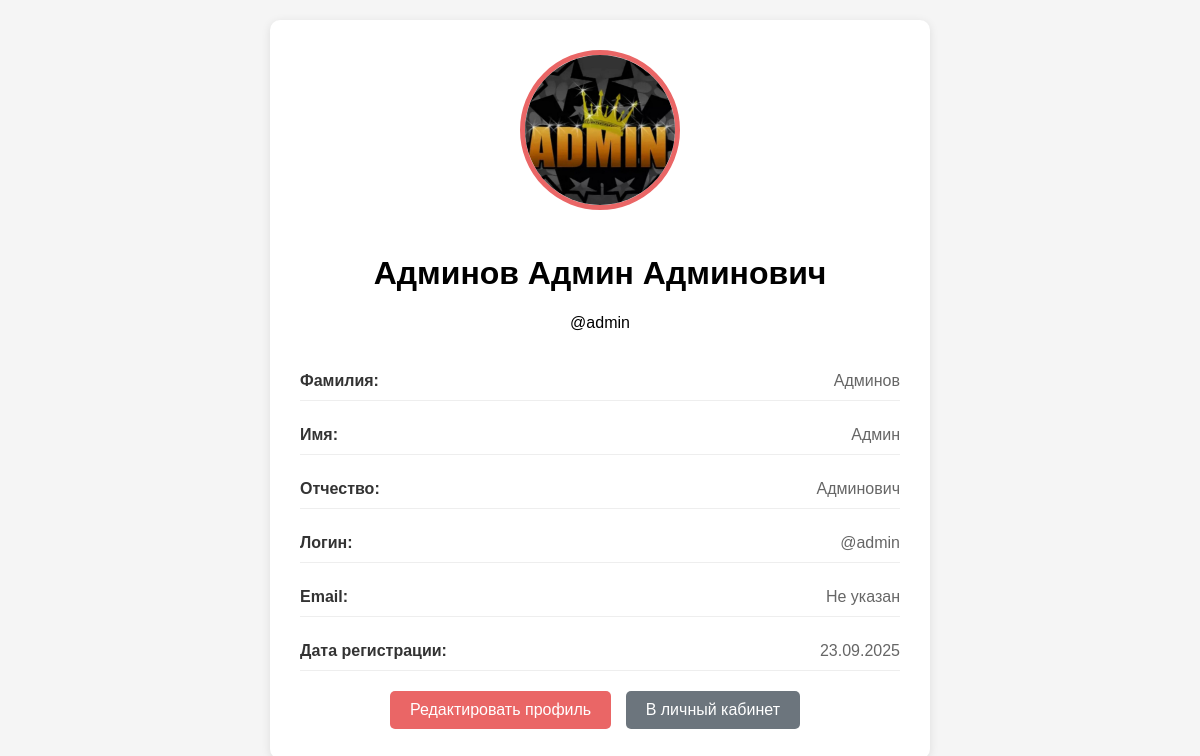
Page /accounts/profile/ (signed in) on the committed database.
### accounts/models.py (models this page shows, shortened)
class CustomUser(AbstractUser):
    patronymic = models.CharField('Отчество', max_length=150, blank=True)
    avatar = models.ImageField(
        'Аватар',
        upload_to=user_avatar_path,
        default='users/default_avatar.svg'
    )
    class Meta:
        verbose_name = 'Пользователь'
        verbose_name_plural = 'Пользователи'
    def get_full_name(self):
        full_name = f"{self.last_name} {self.first_name}"
        if self.patronymic:
            full_name += f" {self.patronymic}"
        return full_name.strip()

### accounts/views.py (the view)
# urls.py: path('profile/', ProfileView.as_view(), name='profile'),
class ProfileView(LoginRequiredMixin, DetailView):
    model = CustomUser
    template_name = 'users/profile.html'
    context_object_name = 'user_profile'
    def get_object(self):
        return self.request.user

### templates/users/profile.html (shortened to what this page needs)
<!DOCTYPE html>
{% load static %}
<html lang="ru">
<head>
    <link rel="stylesheet" href="{% static 'css/profile.css' %}">
    <link
        rel="stylesheet"
        href="https://cdn.jsdelivr.net/npm/@fancyapps/ui@6.0/dist/fancybox/fancybox.css"
    />
</head>
<body>
    <div class="profile-container">
        <div class="profile-header">
            <a data-fancybox="gallery" data-src="{{ user_profile.avatar.url }}"><img src="{{ user_profile.avatar.url }}" alt="Аватар" class="avatar" onerror="this.src='/media/users/default_avatar.png'"></a>
            <h1>{{ user_profile.get_full_name|default:user_profile.username }}</h1>
            <p>@{{ user_profile.username }}</p>
        </div>
        <div class="profile-info">
            <div class="info-item">
                <span class="info-label">Фамилия:</span>
                <span class="info-value">{{ user_profile.last_name|default:"Не указана" }}</span>
            </div>
            <div class="info-item">
                <span class="info-label">Имя:</span>
                <span class="info-value">{{ user_profile.first_name|default:"Не указано" }}</span>
            </div>
            <div class="info-item">
                <span class="info-label">Отчество:</span>
                <span class="info-value">{{ user_profile.patronymic|default:"Не указано" }}</span>
            </div>
            <div class="info-item">
                <span class="info-label">Логин:</span>
                <span class="info-value">@{{ user_profile.username }}</span>
            </div>
            <div class="info-item">
                <span class="info-label">Email:</span>
                <span class="info-value">{{ user_profile.email|default:"Не указан" }}</span>
            </div>
            <div class="info-item">
                <span class="info-label">Дата регистрации:</span>
                <span class="info-value">{{ user_profile.date_joined|date:"d.m.Y" }}</span>
            </div>
        </div>
        {% if user == user_profile %}
        <div style="text-align: center;">
            <a href="{% url 'profile_edit' %}" class="btn">Редактировать профиль</a>
            <a href="{% url 'dashboard' %}" class="btn btn-secondary">В личный кабинет</a>
        </div>
        {% endif %}
    </div>
</body>
</html>

### static/css/profile.css (style rules this page uses)
body { font-family: 'Arial', sans-serif; background-color: #f5f5f5; margin: 0; padding: 20px; }
.profile-container { max-width: 600px; margin: 0 auto; background: white; padding: 30px; border-radius: 10px; box-shadow: 0 2px 10px rgba(0,0,0,0.1); }
.profile-header { text-align: center; margin-bottom: 30px; }
.avatar { width: 150px; height: 150px; border-radius: 50%; object-fit: cover; margin-bottom: 20px; border: 5px solid #ea6666; }
.profile-info { display: grid; gap: 15px; }
.info-item { display: flex; justify-content: space-between; padding: 10px 0; border-bottom: 1px solid #eee; }
.info-label { font-weight: bold; color: #333; }
.info-value { color: #666; }
.btn { display: inline-block; padding: 10px 20px; background: #ea6666; color: white; text-decoration: none; border-radius: 5px; margin-top: 20px; margin-right: 10px; }
.btn-secondary { background: #6c757d; }

### rows in the picture
CustomUser: avatar (picture), get_full_name "Админов Админ Админович", username "admin", last_name "Админов", first_name "Админ", patronymic "Админович", email "Не указан", date_joined "23.09.2025"
